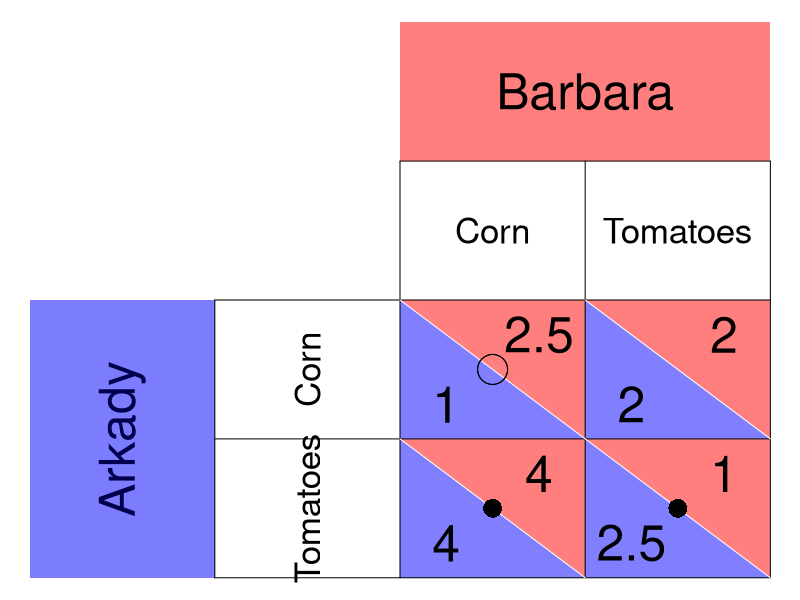

The R source for this figure:
require(ggplot2)
require(shape)
pdf(file = "society/matrix_invisiblehand.pdf", width = 9, height = 7)

par(mar =  c(0, 0, 0, 0))
xlims <- c(0, 8)
ylims <- c(0, 8)

#TextSizes
PlayerSize <- 3
StratSize <- 2.1
PayoffSize <- 3

#Payoffs are listed as c("NW", "SW", "NE", "SE")

#Considerations for Player 1
P1Name <- c("Arkady")
P1Strat <- c("Corn", "Tomatoes")
P1Payoffs <- c("1", "4", "2", "2.5")
P1BR1 <- c("SW") #Must be NW or SW - the BR prints accordingly. 
P1BR2 <- c("SE") #Must be NE or SE - the BR prints accordingly. 
#NW = (5, 3); SW = (5,1); NE = (7, 3); SE = (7, 1)
P1bestsize <- 2.5 #Adjusts size of point indicating best response of P1

#Considerations for Player 2
P2Name <- c("Barbara")
P2Strat <- c("Corn", "Tomatoes")
P2Payoffs <- c("2.5", "4", "2", "1")
P2BR1 <- c("NW") #Must be NW or SW - the BR prints accordingly. 
P2BR2 <- c("SW") #Must be NE or SE - the BR prints accordingly. 
P2bestsize <- 4 #Adjusts size of circle indicating best response of P2

plot(0, 0, xlim = xlims, ylim = ylims, type = "n",
     xlab = expression(""),
     ylab = expression(""),
     xaxt = "n", 
     yaxt = "n", 
     cex.lab = 2, 
     bty = "n")



#Color and label for Player 1 and their strategies
polygon(c(0,0,2,2,0), c(0,4,4,0,0), col=rgb(0, 0, 1, 0.3), density=NULL, border = NA)
text(1, 2, P1Name[1], srt = 90, cex = PlayerSize)

polygon(c(0,0,2,2,0), c(0,4,4,0,0), col=rgb(0, 0, 1, 0.3), density=NULL, border = NA)
text(3, 3, P1Strat[1], cex = StratSize, srt = 90)
text(3, 1, P1Strat[2], cex = StratSize, srt = 90)


#Color and label for Player 2
polygon(c(4,4,8,8,4), c(8,6,6,8,8), col=rgb(1, 0, 0, 0.5), density=NULL, border = NA)
text(6, 7, P2Name[1], cex = PlayerSize)

text(5, 5, P2Strat[1], cex = StratSize)
text(7, 5, P2Strat[2], cex = StratSize)

#NorthWest cell 
#P1
polygon(c(4,4,6,4), c(4,2,2,4), col=rgb(0, 0, 1, 0.5), density=NULL, border = NA)
#P2
polygon(c(4,6,6,4), c(4,4,2,4), col=rgb(1, 0, 0, 0.5), density=NULL, border = NA)

#P1
text(4.5, 2.5, P1Payoffs[1], cex = PayoffSize)
#P2
text(5.5, 3.5, P2Payoffs[1], cex = PayoffSize)

#SouthWest cell  
#P1
polygon(c(4,4,6,4), c(2,0,0,2), col=rgb(0, 0, 1, 0.5), density=NULL, border = NA)
#P2
polygon(c(4,6,6,4), c(2,2,0,2), col=rgb(1, 0, 0, 0.5), density=NULL, border = NA)

#P1
text(4.5, 0.5, P1Payoffs[2], cex = PayoffSize)
#P2
text(5.5, 1.5, P2Payoffs[2], cex = PayoffSize)


#NorthEast cell 
#P1
polygon(c(6,6,8,6), c(4,2,2,4), col=rgb(0, 0, 1, 0.5), density=NULL, border = NA)
#P2
polygon(c(6,8,8,6), c(4,4,2,4), col=rgb(1, 0, 0, 0.5), density=NULL, border = NA)
#P1
text(6.5, 2.5, P1Payoffs[3], cex = PayoffSize)
#P2
text(7.5, 3.5, P2Payoffs[3], cex = PayoffSize)

#SouthEast cell 
#P1
polygon(c(6,6,8,6), c(2,0,0,2), col=rgb(0, 0, 1, 0.5), density=NULL, border = NA)
#P2
polygon(c(6,8,8,6), c(2,2,0,2), col=rgb(1, 0, 0, 0.5), density=NULL, border = NA)
#P1
text(6.5, 0.5, P1Payoffs[4], cex = PayoffSize)
#P2
text(7.5, 1.5, P2Payoffs[4], cex = PayoffSize)


#Lines for the Table
segments(8, 0, 8, 6, lty = 1, col = "black")
segments(4, 6, 8, 6, lty = 1, col = "black")
segments(2, 0, 2, 4, lty = 1, col = "black")
segments(2, 0, 8, 0, lty = 1, col = "black")
segments(2, 4, 8, 4, lty = 1, col = "black")
segments(4, 0, 4, 6, lty = 1, col = "black")
segments(2, 2, 8, 2, lty = 1, col = "black")
segments(6, 0, 6, 6, lty = 1, col = "black")

#Diagonals
#NW
segments(4, 4, 6, 2, lty = 1, col = "white")
#NE
segments(6, 4, 8, 2, lty = 1, col = "white")
#SW
segments(4, 2, 6, 0, lty = 1, col = "white")
#Se
segments(6, 2, 8, 0, lty = 1, col = "white")


#Best responses 
#P1 
if (P1BR1[1] == "NW"){
  points(5, 3, pch = 16, col = "black", cex = P1bestsize)
} else{points(5, 1, pch = 16, col = "black", cex = P1bestsize)
}

if (P1BR2[1] == "NE"){
  points(7, 3, pch = 16, col = "black", cex = P1bestsize)
} else{points(7, 1, pch = 16, col = "black", cex = P1bestsize)
}


#P2
if (P2BR1[1] == "NW"){
  points(5, 3, pch = 1, col = "black", cex = P2bestsize)
} else{points(7, 3, pch = 1, col = "black", cex = P2bestsize)
}

if (P2BR2[1] == "SW"){
  points(5, 3, pch = 1, col = "black", cex = P2bestsize)
} else{points(7, 1, pch = 1, col = "black", cex = P2bestsize)
}

dev.off()
